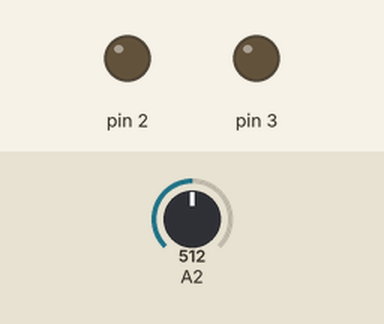
This sketch was run on a simulated Arduino Uno, built with avr-gcc and run on an emulated ATmega328P. Shown: output pins drawn as LEDs (lit = HIGH). The test bench sets the inputs (shaded band); at power-on: A2 = 512.

Above: at 1.2 s.
1.3 s: A2 set to 178
2.8 s: A2 set to 151
At 3.9 s:
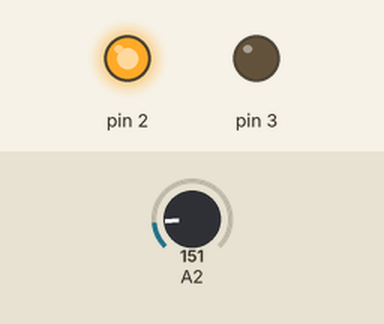
4.3 s: A2 set to 171
At 5.4 s:
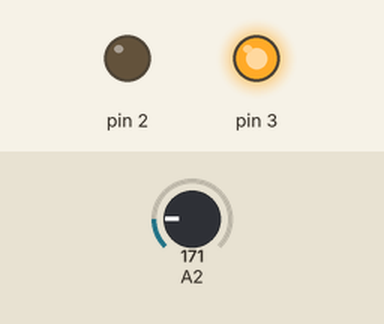
6.3 s: A2 set to 122
At 7.5 s:
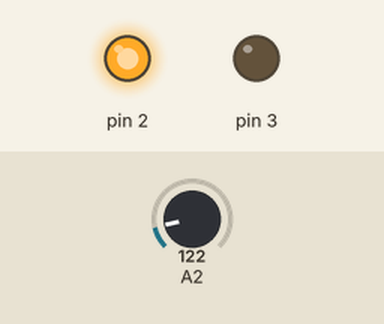
7.8 s: A2 set to 306
At 9.3 s:
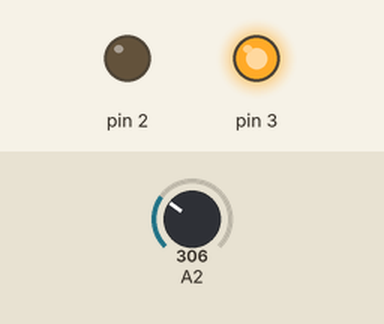
Timing chart, 0 to 10.8 s (numbered marks = the images above; inputs shaded):
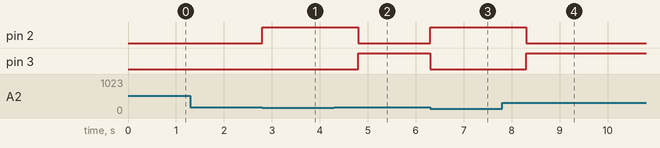

The sketch:

sensorGas.ino
```cpp
// C++ code
//
void setup()
{
  pinMode(A2, INPUT);
  pinMode(2, OUTPUT);
  pinMode(3, OUTPUT);
}

void loop()
{
  if (analogRead(A2) < 161) {
    digitalWrite(2, HIGH);
    digitalWrite(3, LOW);
    delay(1000);
    if (analogRead(A2) >= 161) {
      digitalWrite(3, HIGH);
      digitalWrite(2, LOW);
      delay(1000);
    }
  }
}
```

Measured:
- the behaviour switches between 161 and 160 on A2 (found by bisection; images 0 and 1)
- after the input at 1.3 s, every drawn part: stays the same
- after the input at 2.8 s, pin 2: LOW → HIGH at once
- after the input at 4.3 s, pin 2: HIGH → LOW after 0.50 s; pin 3: LOW → HIGH after 0.50 s
- after the input at 6.3 s, pin 2: LOW → HIGH at once; pin 3: HIGH → LOW at once
- after the input at 7.8 s, pin 2: HIGH → LOW after 0.50 s; pin 3: LOW → HIGH after 0.50 s
